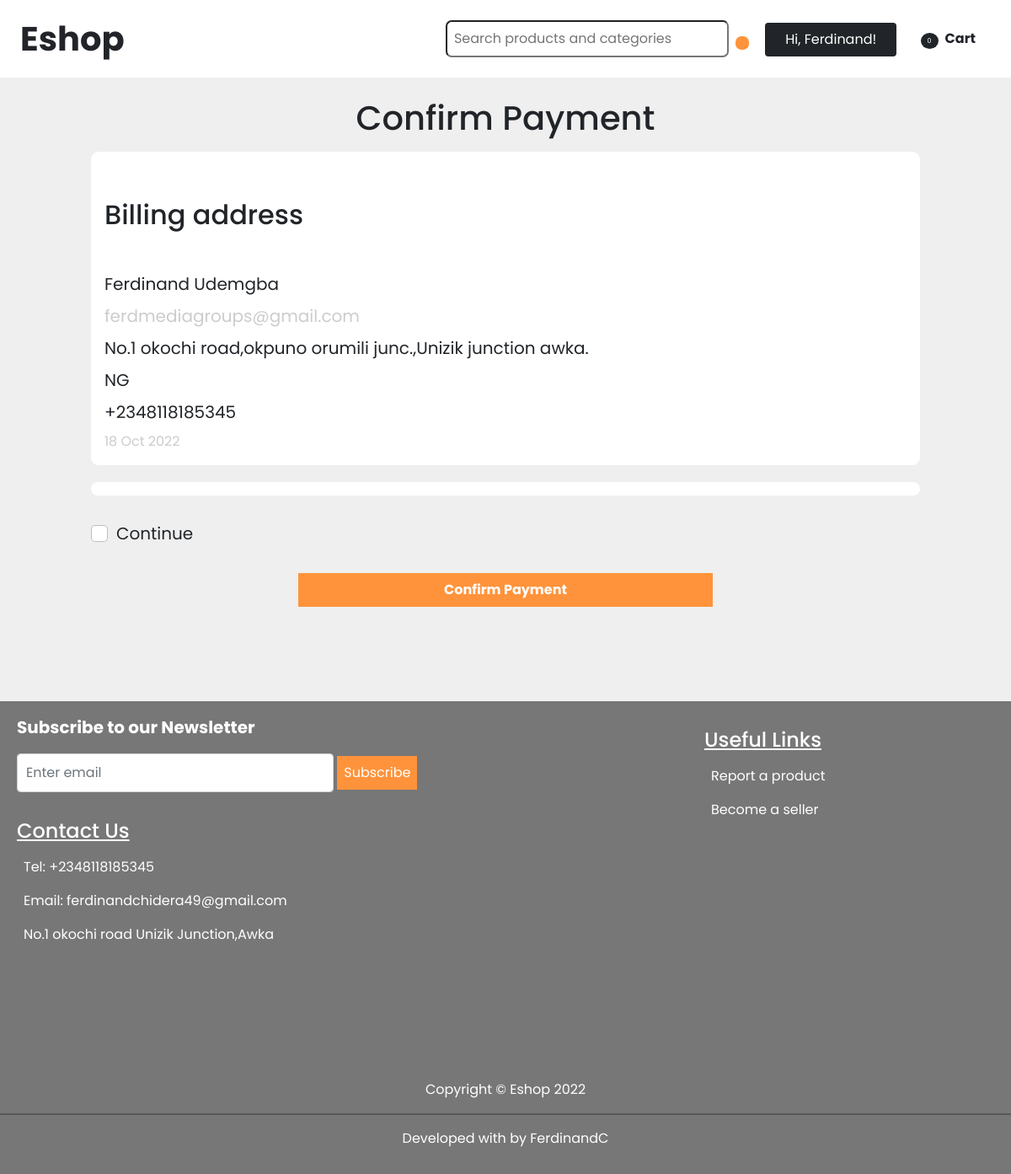
Screenshot of /accounts/confirm/ (signed in) with the database file from the repository.
### users/models.py (models this page shows, shortened)
class CustomUser(AbstractUser):
    username = None
    email = models.EmailField(_('email address'), unique=True)
    USERNAME_FIELD = 'email'
    REQUIRED_FIELDS = []
    objects = CustomUserManager()

### account/models.py (models this page shows, shortened)
class Customer(models.Model):
    user = models.OneToOneField(settings.AUTH_USER_MODEL, on_delete=models.CASCADE)
    address = models.CharField(max_length=100, default=None)
    postal_code = models.CharField(max_length=12, default=None)
    country = CountryField(default=None)
    state = models.CharField(max_length=25, default=None)
    city = models.CharField(max_length=100, default=None)
    phone_number = PhoneNumberField(default=None)
    created = models.DateTimeField(auto_now_add=True)
    updated = models.DateTimeField(auto_now=True)
    paid = models.BooleanField(default=False)

### account/views.py (the view, shortened to what this page needs)
# urls.py: path('confirm/', views.confirm_order, name='confirm_order'),
@login_required(login_url='login')
def confirm_order(request):
  cart = Cart(request)
  date = datetime.datetime.now().strftime('%d %b %Y')
  order = Customer.objects.get(user=request.user)
  confirm_form = ConfirmPaymentForm()
  return render(request, 'orders/confirm.html', {'cart': cart, 'date': date, 'order': order, 'confirm_form': confirm_form})

### account/forms.py
class ConfirmPaymentForm(forms.Form):
    Continue = forms.MultipleChoiceField(widget=forms.CheckboxSelectMultiple, choices=[('continue', 'Continue'),], label='', required=True)

### cart/cart.py (called while the page is built)
    def __len__(self):
            return sum(item['quantity'] for item in self.cart.values())

### cart/context_processors.py (called while the page is built)
def cart(request):
    return {'cart': Cart(request)}

### account/templates/orders/confirm.html (shortened to what this page needs)
{% extends 'base.html' %}
{% load crispy_forms_tags %}
{% block content %}
<div class="mx-md-5 px-md-5">
  <h1 class="text-center my-3">Confirm Payment</h2>
  <div class="px-3 pb-2 pt-2" style="margin-bottom:20px; background: white; border-radius:9px;">
  <h2 class="my-5">Billing address</h2>
  <div class="fs-5 pb-2">
    {{ request.user.get_full_name }}
  </div>
  <div style="color:#ccc" class="fs-5 pb-2">
    {{ request.user.email }}
  </div>
  <div class="fs-5 pb-2">
    {{ order.address }}
  </div>
  <div class="fs-5 pb-2">
    {{ order.country }}
  </div>
  <div class="fs-5 pb-2">
   {{ order.phone_number }}
  </div>
  <div style="color:#ccc" class="fs-6 pb-2">
    {{ date }}
  </div>
  </div>
  <div class="px-3 pb-2 pt-2" style="margin-bottom:30px; background: white; border-radius:9px;">
  </div>
  <form class="mb-5" method="POST">
    <div class="fs-5 ">{{ confirm_form|crispy }}</div>
    <div class="text-center"><button style="background:#ff933b; color:#fff;" class="my-3 border-0 p-2 w-50 fw-bold" type="submit">Confirm Payment</button></div>
  </form>
</div>
{% endblock %}

### app/templates/base.html (shortened to what this page needs)
{% load static bootstrap_icons %}
<!DOCTYPE html>
<html>
  <head>
    <link href="https://cdn.jsdelivr.net/npm/bootstrap@5.1.3/dist/css/bootstrap.min.css" rel="stylesheet">
  </head>
  <body>
    <div style="background:white; width:100%;" class="position-fixed py-3 px-4 d-inline-block">
      <a class="text-decoration-none text-dark fs-1 fw-bolder" href="{% url 'app:product_list' %}">Eshop</a>
      <div class="d-inline-block px-2 pt-2 float-end">
        <form action="{% url 'app:search_list' %}" method="GET" class="d-inline">
          <span class="span fw-bold"><input type="search" value="{{ search_post }}"  class="p-2 me-2" name="q" id="search" placeholder="Search products and categories"/><button style="background:#ff933b; border:none;" class="p-2" type="submit"></button></span>
         </form>
         <span class="menu1">{% if request.user.is_authenticated %}<span class="dd position-relative d-inline-block"><button  class="dd-btn py-2 px-4 text-center btn btn-dark w-auto text-white">Hi, {{ request.user.first_name }}! </button>
            </span>{% endif%}</span>
         <a class="text-decoration-none text-dark" href="{% url 'cart:cart_detail' %}"><span class="ps-4 menu2">{% bs_icon 'cart' size='1.4em' %}<p style="font-size:8px; margin-top:-10px; margin-left:-10px;" class="bg-dark rounded-circle text-white d-inline px-2 py-1">{{ cart|length }}</p><span class="ms-2 fw-bold">Cart</span></span></a>
      </div>
    </div>
    <div style="padding-top:100px;" class="container-fluid overflow-hidden">
      {% block content %}
      {% endblock %}
    </div>
    <footer class="w-auto mt-5 overflow-hidden">
      <div class="row">
        <div class="px-3 col-md-8">
          <div class="p-3 text-white">
            <p class="fw-bold fs-5">Subscribe to our Newsletter</p>
            <form class="" action="{% url 'app:newsletter' %}" method="POST">
              <span><input style="padding:10px;" type="text" class=" form-control d-inline w-50" id="email" placeholder="Enter email" name="email">
              <button style="background:#ff933b; color:white;" class="p-2 border-0" type="submit">Subscribe</button></span>
            </form>
          </div>
          <div class="p-3 text-white">
            <h4 class="text-decoration-underline">Contact Us</h4>
            <ul style="list-style-type:none" class="m-0 p-0">
              <li class="ps-2 py-2">Tel: <a class="text-white" href="tel: +2348118185345">+2348118185345</a></li>
              <li class="ps-2 py-2">Email: <a class="text-white" href="mailto: ferdinandchidera49@gmail.com">ferdinandchidera49@gmail.com</a></li>
              <li class="ps-2 py-2"><address>No.1 okochi road
                Unizik Junction,Awka</address></li>
            </ul>
          </div>
        </div>
        <div class="p-3 col-md-4">
          <div class="p-3 text-white">
            <h4 class="text-decoration-underline">Useful Links</h4>
            <ul style="list-style-type:none" class="m-0 p-0">
              <li class="ps-2 py-2"><a class="text-white" href="mailto:ferdinandchidera49?subject=Report a Product">Report a product</a></li>
              <li class="ps-2 py-2"><a class="text-white" href="mailto:ferdinandchidera49?subject=Become a seller">Become a seller</a></li>
            </ul>
          </div>
        </div>
      </div>
      <div class="my-3 text-center my-md-5">
        <a class="px-2 text-white" href="https://www.facebook.com/profile.php?id=100077376138673">{% bs_icon "facebook" size="1.5rem" %}</a>
        <a class="px-2 text-white" href="https://wa.link/ibcmpy">{% bs_icon "whatsapp" size="1.5rem" %}</a>
        <a class="px-2 text-white" href="https://www.linkedin.com/in/chidera-ferdinand-022503243">{% bs_icon "linkedin" size="1.5rem" %}</a>
        <a class="px-2 text-white" href="https://github.com/chidera-777/">{% bs_icon "github" size="1.5rem" %}</a>
      </div>
      <div class="text-white text-center">
        Copyright © Eshop 2022
      </div>
      <hr style="color:#000; border:1px solid black;" class="w-100"/>
      <div class="text-white text-center">
        Developed with {% bs_icon 'balloon-heart-fill' %} by FerdinandC
      </div>
    </footer>
  </body>
</html>

### app/templates/base.html (style rules this page uses)
* { box-sizing: border-box; }
body { margin: 0; padding: 0; font-family: 'Poppins', sans-serif; background: #efefef; }
a { color: black; text-decoration: none; }
.menu2 { padding: 5px 15px 5px; }
.span input, .span button { border-radius: 7px; }
.dd-btn { border: none; }
footer { background: #777; padding-bottom: 30px; }
@media only screen and (min-width:768px) { .menu1 { padding: 10px 10px 5px 15px; } }
@media only screen and (min-width:768px) { .menu2 { padding: 10px 10px 5px 15px; } }

### rows the page displays
CustomUser: user.first_name "Ferdinand", user.get_full_name "Ferdinand Udemgba", user.email "ferdmediagroups@gmail.com", last_login "18 Oct 2022"
Customer: address "No.1 okochi road,okpuno orumili junc.,Unizik junction awka.", country "NG", phone_number "+2348118185345"

### other values shown
{{ cart|length }} "0"
